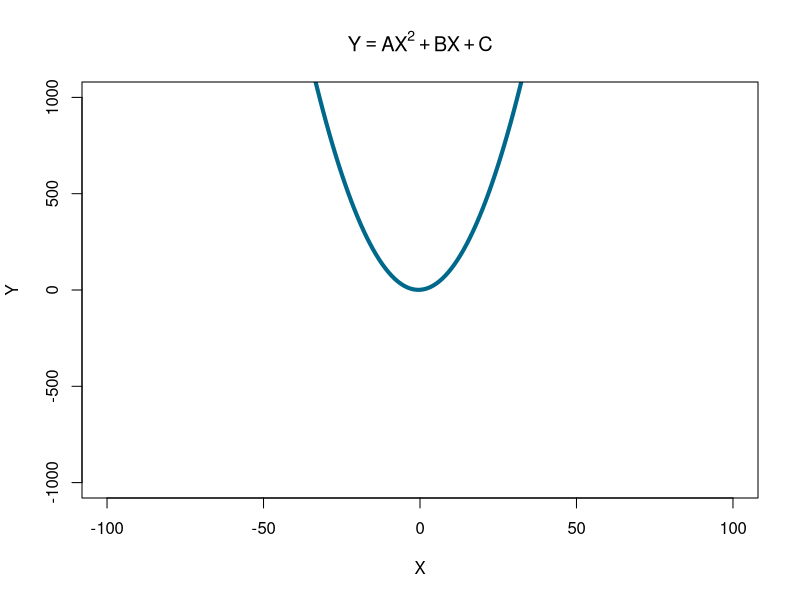

R code for this plot:
## ---- chunk 1
x <- -100:100; a <- 1; b <- 1; c <- 1
y <- a*x^2 + b*x + c 
plot(x=x,y=y,type="l",lwd=4.0,col="deepskyblue4",ylim=c(-1000,1000),xlab="X",ylab="Y",main=expression(Y == AX^2 + BX + C))
